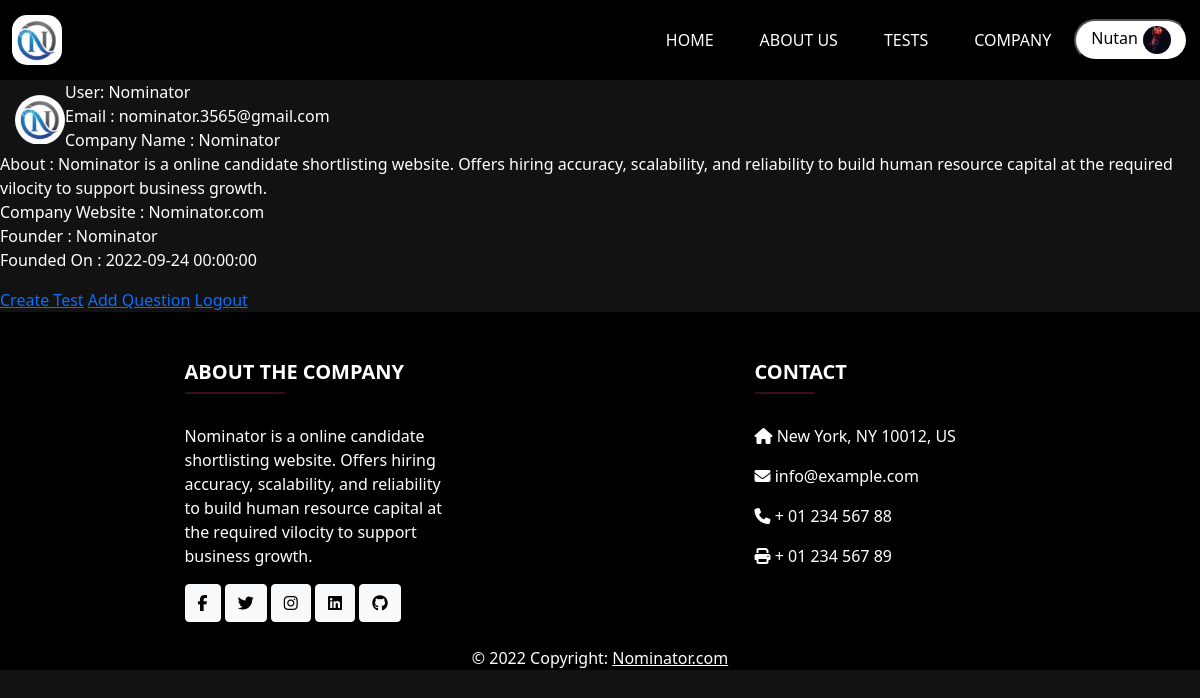
The app's page /Company-Profile/Nominator (signed in) with its own data.
### models.py (models this page shows, shortened)
class Candidate(db.Model, UserMixin):
    username = db.Column(db.String(100), primary_key=True)
    email = db.Column(db.String(100), unique=True, nullable=False)
    password = db.Column(db.String(100), unique=True, nullable=False)
    firstname = db.Column(db.String(100), nullable=False)
    lastname = db.Column(db.String(100))
    linkedin = db.Column(db.String(100))
    github = db.Column(db.String(100))
    resume = db.Column(db.String(200), default=False)
    gender = db.Column(db.Enum(CandidateGender))
    about_me = db.Column(db.String(500), nullable = True)
    profile_pic = db.Column(db.String(200) , nullable = True , default = 'default_pic.jpg')
    skills = db.relationship('Skill', secondary="candidate_skills", backref='candidate', lazy=True)

class Company(db.Model, UserMixin):
    username = db.Column(db.String(100), primary_key=True)
    email = db.Column(db.String(100), unique=True, nullable=False)
    password = db.Column(db.String(100), unique=True, nullable=False)
    company_name = db.Column(db.String(100), unique=True, nullable=False)
    website = db.Column(db.String(100), unique=True, nullable=False)
    desc = db.Column(db.String(10000), nullable=False)
    founder = db.Column(db.String(100), nullable=False)
    founded_on = db.Column(db.DateTime, nullable=False)
    company_logo = db.Column(db.String(200) , nullable = False)
    questions = db.relationship('TechnicalQuestion', backref='company', lazy=True)
    tests = db.relationship('TechnicalTest' , backref='company', lazy=True)

### views.py (the view)
@app.route('/Company-Profile/<username>', methods =['GET'])
@login_required
def Company_profile(username):
    if request.method=='GET':
        company = Company.query.filter_by(username=username).first()
        if company:
            if company.company_logo:
                company_logo = (company.company_logo)
            else:
                company_logo = None
            return render_template('Company_profile.html',company=company , company_logo=company_logo)
        else:
            return 'Company not found' , 404
    return render_template('Candidate_profile.html', company=company, company_logo=company_logo)

### app.py (called while the page is built)
@login_manager.user_loader
def load_user(username):
    user = Company.query.filter_by(username=username).first()
    if not user:
        user = Candidate.query.filter_by(username=username).first()
    return user

### templates/Company_profile.html (shortened to what this page needs)
{% extends 'base.html' %}
{% block css %}
    <link rel="stylesheet" href="{{url_for('static', filename='')}}">
{% endblock %}
{% block body %}
<div>
    <div class="profile-pic">
    <img src="/uploads/ProfilePic/{{ company_logo }}" alt="Company Logo" >
</div>
<div>
    <p> User: {{company.username}} <br>
        Email : {{company.email}}<br>
        Company Name : {{company.company_name}}<br>
        About : {{company.desc}}<br>
        Company Website : {{company.website}}<br>
        Founder : {{company.founder}}<br>
        Founded On : {{company.founded_on}}<br>
    </p>
    <a href="{{ url_for('create_test') }}" class="">Create Test</a>
    <a href="{{ url_for('add_question') }}" class="">Add Question</a>
    <a href="{{ url_for('auth.logout') }}" class="">Logout</a>
</div>
{% endblock %}

### templates/navbar.html (shortened to what this page needs)
{% block css %}
    <link rel="stylesheet" href="{{url_for('static', filename='css/navbar.css')}}">
{% endblock %}
<nav class="navbar sticky-top navbar-expand-md navbar-light bg-dark">
    <div class="container-fluid">
        <a href="/" class="navbar-brand">
            <img id="logo" src="{{url_for('static', filename='img/logo.png')}}" width="50" height="50" alt="CoolBrand">
        </a>
        <div class="collapse navbar-collapse" id="navbarCollapse">
            <div class="navbar-nav ms-auto">
                <a href="/" id="clickid1" class="nav-item nav-link">Home</a>
                <a href="/about" id="clickid2" class="nav-item nav-link">About Us</a>
                <a href="/tests" id="clickid3" class="nav-item nav-link">Tests</a>
                <a href="/company" id="clickid4" class="nav-item nav-link">Company</a>
                {% if current_user.is_authenticated %}
                {% if user_class == 'company' %}
                <div class="profile-div">
                    <button class="btn-profile nav-item" onclick="showDropdown()">
                        {{current_user.company_name}}<img src="/uploads/ProfilePic/{{ company_logo }}" class="pro-pic" alt="Profile Picture" >
                    </button>
                    <div class="dropdown-profile">
                        <a class="dropdown-content" href="{{url_for('Company_profile' , username = current_user.username) }}">Profile</a>
                        <a class="dropdown-content" href="{{ url_for('auth.logout') }}">Logout</a>
                    </div>
                </div>
                {% elif user_class == 'candidate' %}
                <div class="profile-div">
                    <button class="btn-profile nav-item" onclick="showDropdown()">
                        {{current_user.username}}<img src="/uploads/ProfilePic/{{ profile_pic }}" class="pro-pic" alt="Profile Picture" >
                    </button>
                </div>
                {% endif %}
                {% endif %}
            </div>
        </div>
    </div>
</nav>

### static/css/navbar.css (style rules this page uses)
body { background-color: #121212; color: white; }
#logo { border-radius: 15px; }
.navbar { background-color: black !important; }
.nav-link { color: white !important; text-transform: uppercase; margin: 0 15px; display: inline-block; position: relative; }
.nav-link:after { content: ''; position: absolute; width: 100%; transform: scaleX(0); height: 3px; bottom: 0; left: 0; background-color: #d63384; transform-origin: bottom right; transition: transform 0.50s ease-out; }
.navbar-nav { align-items: center; margin: 1% 0; }
.pro-pic { width: 28px; height: 28px; margin-left: 5px; border-radius: 50%; }
.btn-profile { border-radius: 40px; background-color: white ; color: black; padding: 5px 15px; }

### templates/Company_profile.html (style rules this page uses)
.profile-pic { width: 50px; height: 50px; border-radius: 50%; overflow: hidden; float: left; margin-top: 15px; margin-left: 15px; }
.profile-pic img { width: 100%; }

### records on screen
Candidate: username "Nutan", profile_pic (picture)
Company: company_logo (picture), username "Nominator", email "nominator.3565@gmail.com", company_name "Nominator", desc "Nominator is a online candidate shortlisting website. Offers hiring accuracy, scalability, and reliability to build human resource capital at the required vilocity to support business growth.", website "Nominator.com", founder "Nominator", founded_on "2022-09-24 00:00:00"
